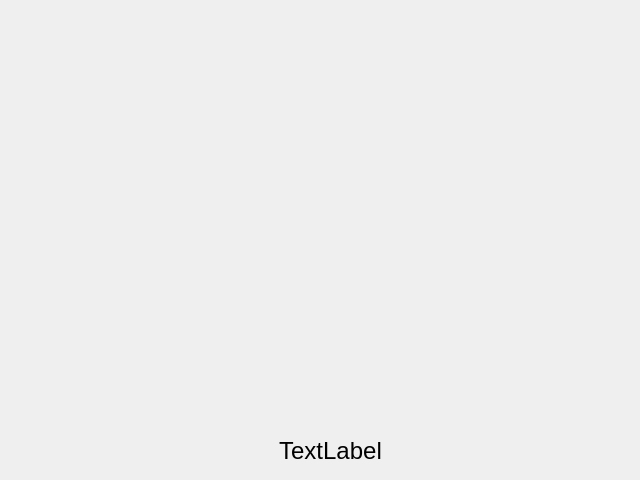
<?xml version="1.0" encoding="UTF-8"?>
<ui version="4.0">
 <class>Form</class>
 <widget class="QWidget" name="Form">
  <property name="geometry">
   <rect>
    <x>0</x>
    <y>0</y>
    <width>640</width>
    <height>480</height>
   </rect>
  </property>
  <property name="windowTitle">
   <string>Form</string>
  </property>
  <widget class="QLabel" name="imgLabel">
   <property name="geometry">
    <rect>
     <x>20</x>
     <y>30</y>
     <width>600</width>
     <height>400</height>
    </rect>
   </property>
   <property name="text">
    <string/>
   </property>
  </widget>
  <widget class="QLabel" name="imgName">
   <property name="geometry">
    <rect>
     <x>170</x>
     <y>435</y>
     <width>321</width>
     <height>31</height>
    </rect>
   </property>
   <property name="font">
    <font>
     <pointsize>18</pointsize>
    </font>
   </property>
   <property name="text">
    <string>TextLabel</string>
   </property>
   <property name="alignment">
    <set>Qt::AlignCenter</set>
   </property>
  </widget>
 </widget>
 <resources/>
 <connections/>
</ui>
